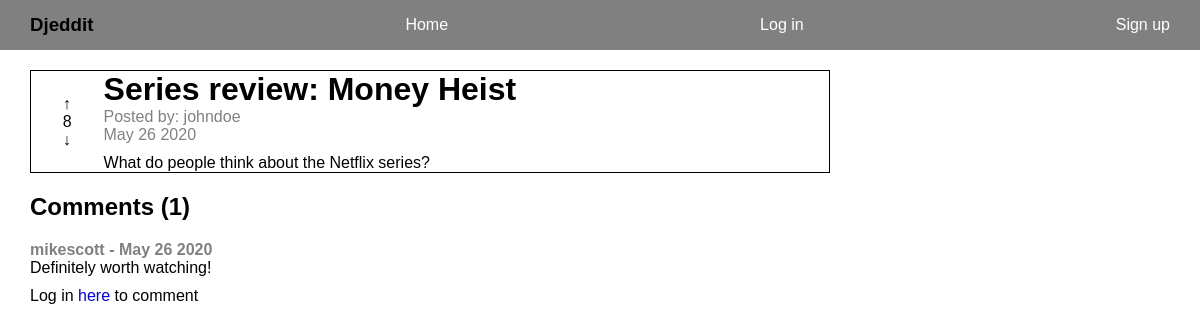
The page /reddit/post/41 on the database its author committed.
### reddit_app/models.py (models this page shows, shortened)
class Post(models.Model):
    title = models.CharField(max_length=200)
    author = models.ForeignKey(User, on_delete=models.CASCADE)
    text = models.TextField()
    votes = models.IntegerField(default=0)
    created_at = models.DateTimeField(auto_now_add=True)
    def date_posted(self):
        return self.created_at.strftime('%B %d %Y')

class Comment(models.Model):
    text = models.TextField()
    post = models.ForeignKey(Post, on_delete=models.CASCADE)
    author = models.ForeignKey(User, on_delete=models.CASCADE)
    created_at = models.DateTimeField(auto_now_add=True)
    def date_commented(self):
        return self.created_at.strftime('%B %d %Y')

### reddit_app/views.py (the view)
# urls.py: path("post/<int:post_id>", views.single_post, name="single_post"),
def single_post(request, post_id):
    post = get_object_or_404(Post, id=post_id)
    comment = Comment()
    comments = Comment.objects.filter(post=post)
    context = {"post": post, "comments": comments}
    return render(request, "reddit_app/single_post.html", context)

### templates/reddit_app/single_post.html (shortened to what this page needs)
{% extends 'base.html' %} {% block title %} {{post.title}} {% endblock title %}
{% block content %}
<div class="post-container single-post post-{{post.id}}">
    <div>
        <p class="upvote post-vote" data-votes="{{post.votes}}" data-postid="{{ post.id }}" data-userid="{{ user.id }}">&uarr;</p>
        <p class="votes">{{post.votes}}</p>
        <p class="downvote post-vote" data-votes="{{post.votes}}" data-postid="{{ post.id }}" data-userid="{{ user.id }}">&darr;</p>
    </div>
    <div>
        <h1>{{post.title}}</h1>
        <div class="post-info">
            <span>Posted by: {{post.author}}</span>
            <p>{{post.date_posted}}</p>
        </div>
        <p>{{post.text}}</p>
    </div>
</div>
<div id="comments">
    <h2>Comments ({{comments.count}})</h2>
    {% if comments.count %}
        {% for comment in comments %}
            <div class="comment">
                <span>{{comment.author}} - {{comment.date_commented}}</span>
                <p>{{comment.text}}</p>
            </div>
        {% endfor %}
    {% else %}
        <p>Be the first to comment!</p>
    {% endif %}
</div>
{% if request.user.is_authenticated %}
    <div id="comment-form">
        <form method="POST" action="{% url "reddit_app:comment" post.id %}">
            {% csrf_token %}
            <textarea name="text" placeholder="write your comment"></textarea>
            <button>Comment</button>
        </form>
    </div>
{% else %}
    <p>Log in <a href="{% url "user_app:login" %}">here</a> to comment</p>
{% endif %}
{% load static %}
{% endblock content %}

### static/css/styles.css (style rules this page uses)
* { padding: 0px; margin: 0px; font-family: sans-serif; box-sizing: border-box; }
a { text-decoration: none; }
h2 { padding: 20px 0px; }
.post-container { display: grid; grid-template-columns: .1fr 1fr; width: 800px; }
.post-container div:nth-child(1) { justify-self: center; align-self: center; }
.post-info { margin-bottom: 10px; }
.post-info { color: gray; }
.single-post { border: 1px solid black; }
#comments span { font-weight: bold; color: gray; }
.comment { padding-bottom: 10px; }

### rows shown on the page
Post: votes "8", title "Series review: Money Heist", author "johndoe", date_posted "May 26 2020", text "What do people think about the Netflix series?"
Comment: author "mikescott", date_commented "May 26 2020", text "Definitely worth watching!"

### other values the page prints
{{ comments.count }} "1"
